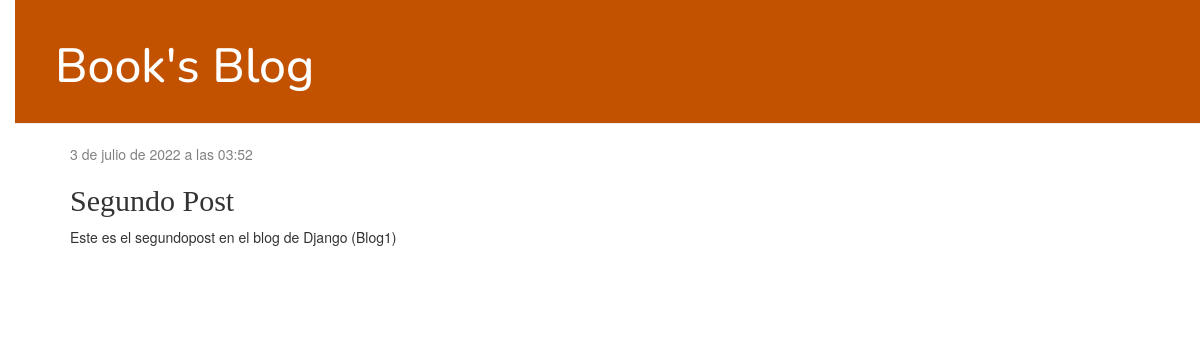
The app's page /post/2/ with its own data.
### blog1/models.py (models this page shows, shortened)
class Post(models.Model):
    author = models.ForeignKey(settings.AUTH_USER_MODEL, on_delete=models.CASCADE)
    title = models.CharField(max_length=200)
    text = models.TextField()
    created_date = models.DateTimeField(
            default=timezone.now)
    published_date = models.DateTimeField(
            blank=True, null=True)

### blog1/views.py (the view)
# urls.py: path('post/<int:pk>/', views.post_detail, name='post_detail'),
def post_detail(request, pk):
    post = get_object_or_404(Post, pk=pk)
    return render(request, 'blog/post_detail.html', {'post': post})

### blog1/templates/blog/post_detail.html (shortened to what this page needs)
{% extends 'blog/base.html' %}
{% block content %}
    <div class="post">
        {% if post.published_date %}
            <div class="date">
                {{ post.published_date }}
            </div>
        {% endif %}
        <h2>{{ post.title }}</h2>
        <p>{{ post.text|linebreaksbr }}</p>
    </div>
{% endblock %}

### blog1/static/css/blog.css (style rules this page uses)
body { padding-left: 15px; }
h1, h2, h3, h4 { font-family: 'Lobster', cursive; }
.date { color: #828282; }
.post { margin-bottom: 70px; }

### records on screen
Post: published_date "3 de julio de 2022 a las 03:52", title "Segundo Post", text "Este es el segundopost en el blog de Django (Blog1)"
